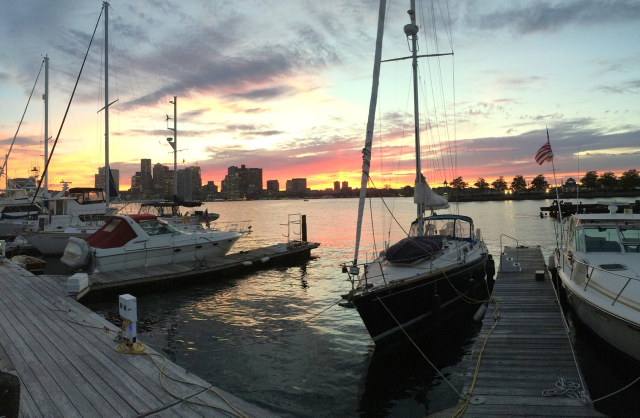
#> input picture data/backg1.jpg, 1280 x 835 px, given in place of the camera (shown at 1/2 size)
$ python capture_img.py   (older library calls are emulated)
#> lines starting #> are read from the running program, lines starting #| are printed output that depends on the picture
### camera.py
import cv2
import pickle
import os
import numpy as np

class Camera:
    def __init__(self, disable_video=False, video_channel=1, calibration_path="./calibration/calibration_vals.pkl"):
        # Load the undistortion parameters
#> called with disable_video = False, video_channel = 1, calibration_path = './calibration/calibration_vals.pkl'
        with open(calibration_path, 'rb') as f:
#> (reads calibration/calibration_vals.pkl from the repository)
            DIMS, camera_matrix, dist = pickle.load(f)
            self.map1, self.map2 = cv2.fisheye.initUndistortRectifyMap(camera_matrix, dist, np.eye(3), camera_matrix, DIMS, cv2.CV_16SC2)


        self.FOCAL_LEN_X = camera_matrix[0][0] # The X focal length

        if not disable_video:
            self.video_capture = cv2.VideoCapture(video_channel)
            _, frame = self.video_capture.read()
#> frame is the input picture: shape (835, 1280, 3); mean B, G, R 114.4, 120.9, 121.3
            self.DIMENSIONS = frame.shape
#> self.DIMENSIONS = (835, 1280, 3)
            self.IMG_WIDTH = self.DIMENSIONS[1]
#> self.IMG_WIDTH = 1280
            self.IMG_HEIGHT = self.DIMENSIONS[0]
#> self.IMG_HEIGHT = 835
        else:
            self.DIMENSIONS = DIMS

        fov_rad = 2 * np.arctan((self.DIMENSIONS[0]/(2 * self.FOCAL_LEN_X)))
#> fov_rad = 0.949
        self.FOV = np.degrees(fov_rad)
#> self.FOV = 54.38

    def get_frame(self, mirrored=False, undistorted=False):
        if self.video_capture.isOpened():
            retval, frame = self.video_capture.read()
            if retval:
                if mirrored:
                    frame = cv2.flip(frame, 1)
                if undistorted:
                    frame = self.undistort(frame)
                return frame
        return False

    def undistort(self, img):
        return cv2.remap(img, self.map1, self.map2, interpolation=cv2.INTER_LINEAR, borderMode=cv2.BORDER_CONSTANT)
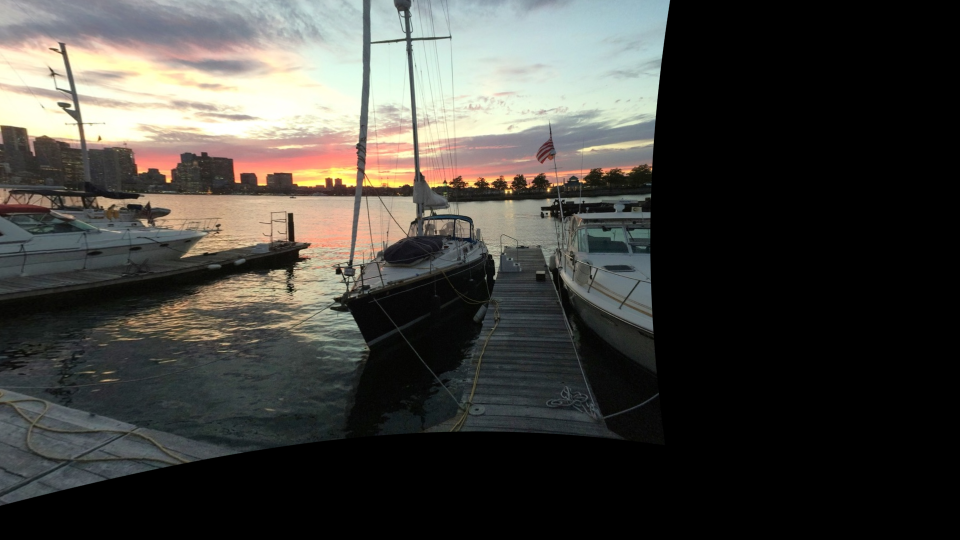
#> returned value: shape (1080, 1920, 3) (shown at 1/2 size); mean of channels 0, 1, 2 62.4, 66.9, 67.9; drawn as B, G, R

### calibration/capture_img.py
import random
import cv2
import time

# All this to include camera.py
from os.path import dirname, abspath
import sys
sys.path.insert(0, dirname(dirname(abspath(__file__))))
from camera import Camera

cam = Camera(video_channel=1)
start = time.time()
count = 1
num_imgs = 3
freq = .5 # Hz
while True:
    img = cam.get_frame(undistorted=True)
    small = cv2.resize(img, (0,0), fx=0.3, fy=0.3)
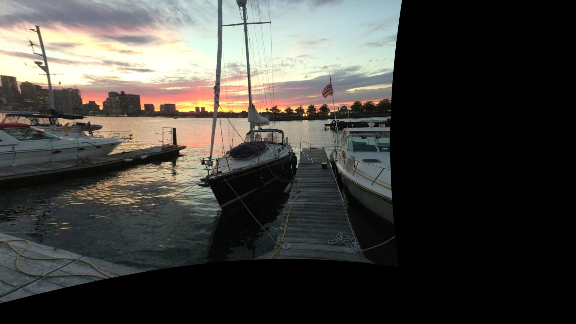
#> small: shape (324, 576, 3); mean B, G, R 62.4, 66.9, 67.9
    cv2.imshow('my webcam', small)
    cv2.waitKey(1)
    if time.time() - start > 1/freq:
        print ('img captur ied ' + str(count))
        cv2.imwrite('./calibration/sample_imgs/' + str(random.randint(0, 99999)) + '.png', img)
        start = time.time()
        count += 1
        if count > num_imgs:
            break;
    cv2.destroyAllWindows()
